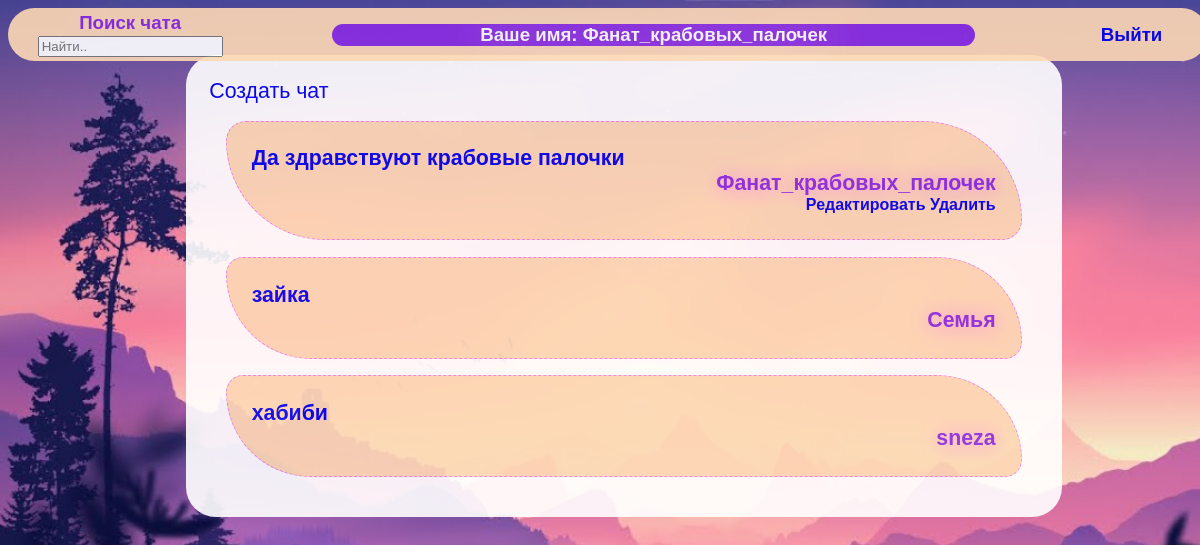
The app's page /chat-list/ (signed in) with its own data.
### chat/models.py (models this page shows, shortened)
class Chat(models.Model):
    author = models.ForeignKey(User, on_delete=models.SET_NULL, null=True, blank=True)
    name = models.CharField(max_length=200)
    text = models.TextField(null=True, blank=True)
    date = models.DateTimeField(auto_now=True)
    class Meta:
        ordering = ['-date']

### chat/views.py (the view)
# urls.py: path("chat-list/", views.index, name = 'index'),
@login_required(login_url='log-in')
def index(request):
    find = request.GET.get('find') if request.GET.get('find') != None else '' ###########
    chats = Chat.objects.filter(name__icontains=find)
    context = {'chats':chats,
               'find':find}
    return render(request, 'chat/index.html', context)

### chat/templates/chat/index.html (shortened to what this page needs)
{% extends 'base.html' %}
{% load static %}
{% block content %}
  <div class="menu">
    <a href="{% url 'create-chat' %}">Создать чат</a>
    {% for chat in chats %}
      <div class="menu-elements">
          <div>
              <a href="{% url 'chat' chat.id %}"> {{chat.name}}</a>
          </div>
          <div class="name-author-chat">{{chat.author.username}}</div>
      {% if request.user == chat.author %}
          <div class="create-delete">
          <a href="{% url 'chat-up' chat.id %}">Редактировать</a>
          <a href="{% url 'delete-chat' chat.id %}">Удалить</a>
          </div>
      {% endif %}
      </div>
    {% endfor %}
  </div>
{% endblock content %}

### chat/templates/base.html (shortened to what this page needs)
<!DOCTYPE html>
{% load static %}
<html lang="ru">
<head>
    <link rel="stylesheet" type="text/css" href="{% static 'chat.css' %}">
</head>
<body>
     {% if request.user.is_authenticated %}
     <table class="nav">
         <tr>
             <td class="find">
                 <form method="GET" action="{% url 'index' %}">
                     <label>Поиск чата</label>
                     <input type="text" name="find" placeholder="Найти..">
                 </form>
            </td>
             <td>
                 <p class="user-name"> Ваше имя: {{request.user}}</p>
             </td>
             <td>
                 <div class="exit">
                     <a href="{% url 'log-out' %}"> Выйти </a>
                 </div>
            </td>
        </tr>
    </table>
     {% endif %}
    {% block content %}
    {% endblock content%}
</body>
</html>

### static/chat.css (style rules this page uses)
body { background-image: url(image/fon-chat.jpg); background-repeat: no-repeat; background-attachment: fixed; background-size: cover; text-shadow: 5px 5px 50px white; font-size: 16pt; font-family:Century Gothic,Verdana, Geneva, Tahoma, sans-serif; transition: .5s ease-in-out; }
.menu,.chat,.create-form,.del-message,.delete-chat,.log-user,.reg-user { display:inline-block; align-items: center; justify-content: center; width:70%; margin-left:15%; margin-top: 4%; background-color:white; opacity: 0.9; filter: alpha(opacity = 90); padding:2%; border-radius: 30px; font-weight:500; }
.menu-elements { text-shadow: 1px 1px 20px violet; font-weight:700; align-items: center; justify-content: center; border: 1px dashed violet; border-radius: 30px 150px 30px 150px; background-color:#FDD9B5; padding: 3%; margin: 2%; }
.name-author-chat, .name-reg,.name-log { text-align:right; color:blueviolet; }
.create-delete { text-align: right; color:blueviolet; font-size: 12pt; }
.exit { font-size: 14pt; margin: 1%; padding: 1%; }
.nav { position: fixed; background-color: #FDD9B5; border-radius: 30px; color: blueviolet; text-align:center; font-weight: 900; width: 100%; z-index:999; padding: 0.1%; margin: 0; opacity: 0.9; min-height:1.5%; font-size: 14pt; }
a:link, a:visited, a:active, a { text-decoration: none; transition-duration: 0.5s; text-shadow: 1px 1px 500px white; }
.find { width:20%; }
.user-name { background-color: blueviolet; color:white; border-radius:150px; margin: 0 10%; }

### records on screen
Chat: name "Да здравствуют крабовые палочки", author.username "Фанат_крабовых_палочек", shows "Редактировать"
Chat: name "зайка", author.username "Семья"
Chat: name "хабиби", author.username "sneza"

### other values on screen
{{ request.user }} "Фанат_крабовых_палочек"
